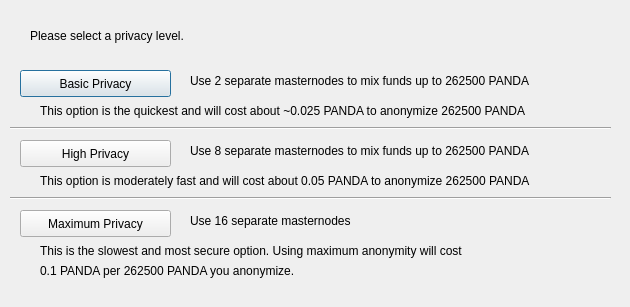
<?xml version="1.0" encoding="UTF-8"?>
<ui version="4.0">
 <class>DarksendConfig</class>
 <widget class="QDialog" name="DarksendConfig">
  <property name="geometry">
   <rect>
    <x>0</x>
    <y>0</y>
    <width>630</width>
    <height>307</height>
   </rect>
  </property>
  <property name="windowTitle">
   <string>Configure PrivateSend</string>
  </property>
  <widget class="QPushButton" name="buttonBasic">
   <property name="geometry">
    <rect>
     <x>20</x>
     <y>70</y>
     <width>151</width>
     <height>27</height>
    </rect>
   </property>
   <property name="text">
    <string>Basic Privacy</string>
   </property>
  </widget>
  <widget class="QPushButton" name="buttonHigh">
   <property name="geometry">
    <rect>
     <x>20</x>
     <y>140</y>
     <width>151</width>
     <height>27</height>
    </rect>
   </property>
   <property name="text">
    <string>High Privacy</string>
   </property>
  </widget>
  <widget class="QPushButton" name="buttonMax">
   <property name="geometry">
    <rect>
     <x>20</x>
     <y>210</y>
     <width>151</width>
     <height>27</height>
    </rect>
   </property>
   <property name="text">
    <string>Maximum Privacy</string>
   </property>
  </widget>
  <widget class="QLabel" name="label">
   <property name="geometry">
    <rect>
     <x>30</x>
     <y>20</y>
     <width>571</width>
     <height>31</height>
    </rect>
   </property>
   <property name="text">
    <string>Please select a privacy level.</string>
   </property>
  </widget>
  <widget class="QLabel" name="label_2">
   <property name="geometry">
    <rect>
     <x>190</x>
     <y>70</y>
     <width>421</width>
     <height>21</height>
    </rect>
   </property>
   <property name="text">
    <string>Use 2 separate masternodes to mix funds up to 262500 PANDA</string>
   </property>
  </widget>
  <widget class="QLabel" name="label_3">
   <property name="geometry">
    <rect>
     <x>190</x>
     <y>140</y>
     <width>411</width>
     <height>21</height>
    </rect>
   </property>
   <property name="text">
    <string>Use 8 separate masternodes to mix funds up to 262500 PANDA</string>
   </property>
  </widget>
  <widget class="QLabel" name="label_4">
   <property name="geometry">
    <rect>
     <x>190</x>
     <y>210</y>
     <width>421</width>
     <height>21</height>
    </rect>
   </property>
   <property name="text">
    <string>Use 16 separate masternodes</string>
   </property>
  </widget>
  <widget class="QLabel" name="label_6">
   <property name="geometry">
    <rect>
     <x>40</x>
     <y>100</y>
     <width>561</width>
     <height>21</height>
    </rect>
   </property>
   <property name="text">
    <string>This option is the quickest and will cost about ~0.025 PANDA to anonymize 262500 PANDA</string>
   </property>
  </widget>
  <widget class="QLabel" name="label_7">
   <property name="geometry">
    <rect>
     <x>40</x>
     <y>170</y>
     <width>561</width>
     <height>21</height>
    </rect>
   </property>
   <property name="text">
    <string>This option is moderately fast and will cost about 0.05 PANDA to anonymize 262500 PANDA</string>
   </property>
  </widget>
  <widget class="QLabel" name="label_8">
   <property name="geometry">
    <rect>
     <x>40</x>
     <y>240</y>
     <width>561</width>
     <height>21</height>
    </rect>
   </property>
   <property name="text">
    <string>This is the slowest and most secure option. Using maximum anonymity will cost</string>
   </property>
  </widget>
  <widget class="QLabel" name="label_9">
   <property name="geometry">
    <rect>
     <x>40</x>
     <y>260</y>
     <width>561</width>
     <height>21</height>
    </rect>
   </property>
   <property name="text">
    <string>0.1 PANDA per 262500 PANDA you anonymize.</string>
   </property>
  </widget>
  <widget class="Line" name="line">
   <property name="geometry">
    <rect>
     <x>10</x>
     <y>120</y>
     <width>601</width>
     <height>16</height>
    </rect>
   </property>
   <property name="orientation">
    <enum>Qt::Horizontal</enum>
   </property>
  </widget>
  <widget class="Line" name="line_2">
   <property name="geometry">
    <rect>
     <x>10</x>
     <y>190</y>
     <width>601</width>
     <height>16</height>
    </rect>
   </property>
   <property name="orientation">
    <enum>Qt::Horizontal</enum>
   </property>
  </widget>
 </widget>
 <resources/>
 <connections/>
</ui>
